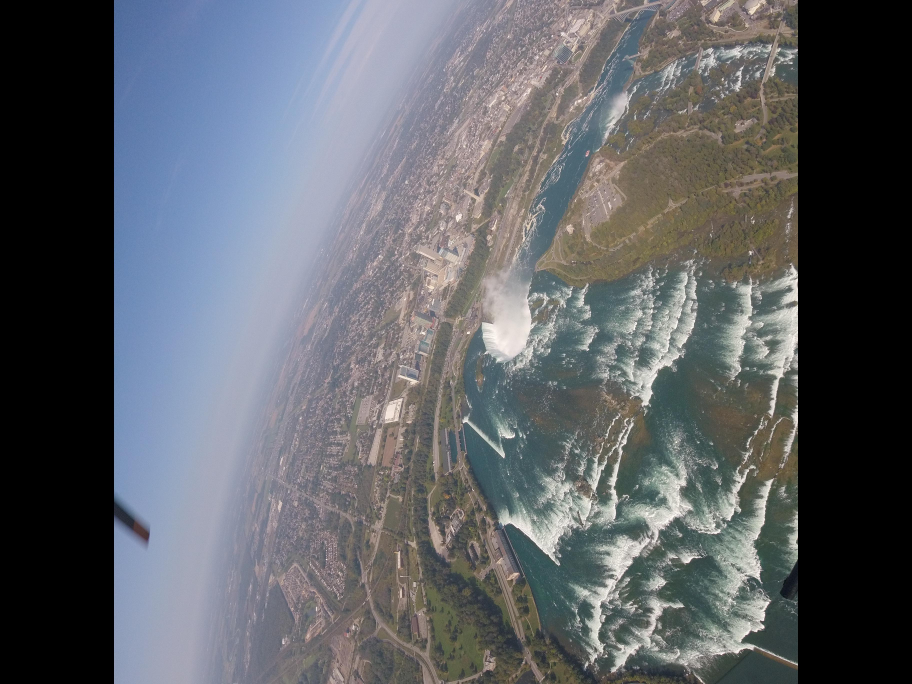
#> input picture Testing_images_done/invert_GOPR0341.JPG, 3648 x 2736 px, given as the content of the folder ython_coursera/6 Automating real world tasks/Testing_images/, which was not available (shown at 1/4 size)
$ python module_1_project_resize.py
#> lines starting #> are read from the running program, lines starting #| are printed output that depends on the picture
#!/usr/bin/python3
from PIL import Image
import os


inpath = 'c:\\Users\\Miro\\My Drive\\Python_coursera\\6 Automating real world tasks\\Testing_images\\'

outpath = 'c:\\Users\\Miro\\My Drive\\Python_coursera\\6 Automating real world tasks\\Testing_images_done\\'


# Check whether the outpath exists or no
isExist = os.path.exists(outpath)

if not isExist:

  # Create a new directory because it does not exist
  os.makedirs(outpath)
  print("The new directory is created!")


for images in os.listdir(inpath):
    # imagePath contains name of the image
    inputpath = os.path.join(inpath, images)

    # inputPath contains the full directory name
    img = Image.open(inputpath)
#> img is the input picture: PIL image 3648x2736 RGB; mean R, G, B 94.4, 97.5, 102.7

    fullOutPath = os.path.join(outpath, 'invert_' + images + '.png')
    # fullOutPath contains the path of the output
    # image that needs to be generated
    img.rotate(90).resize((640,480)).save(fullOutPath)
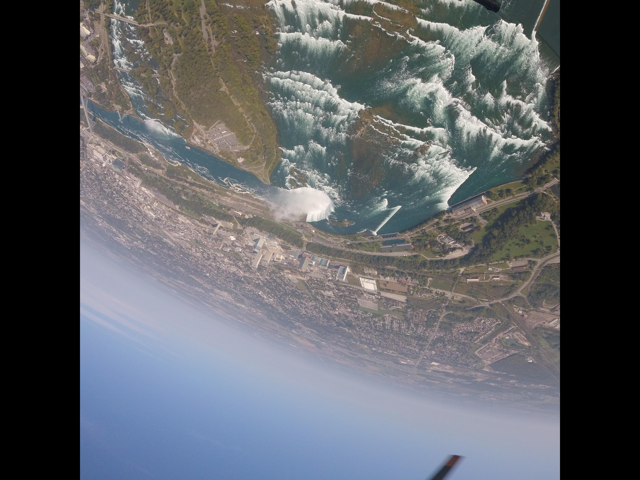
#> saved as invert_invert_GOPR0341.JPG.png: PIL image 640x480 RGB; mean R, G, B 94.4, 97.5, 102.7

$ run again, on Testing_images_done/invert_GOPR0354.JPG
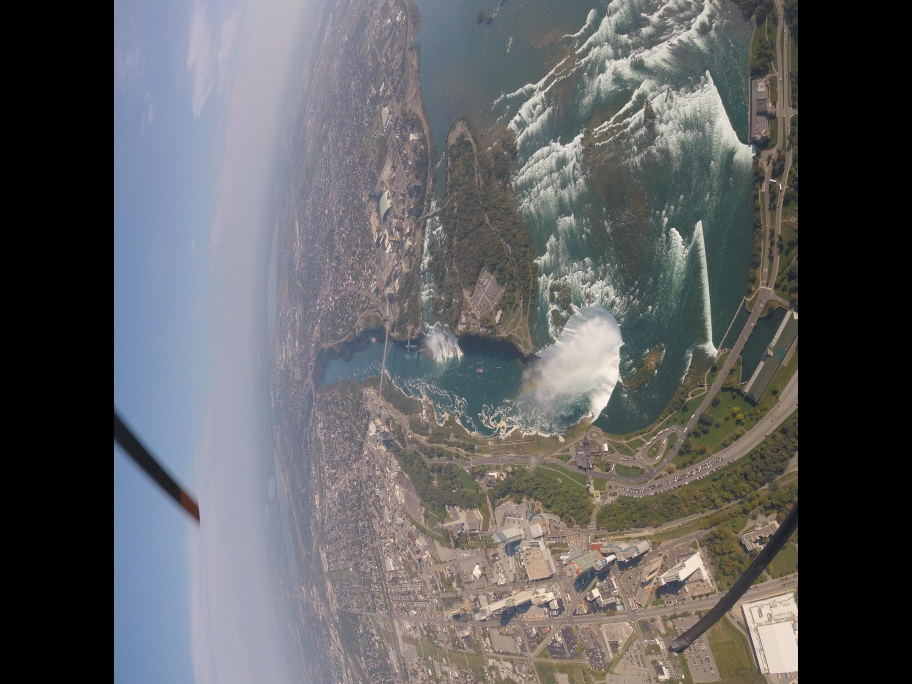
#> input picture Testing_images_done/invert_GOPR0354.JPG, 3648 x 2736 px, given as the content of the folder ython_coursera/6 Automating real world tasks/Testing_images/, which was not available (shown at 1/4 size)
#> img is the input picture: PIL image 3648x2736 RGB; mean R, G, B 94.3, 94.8, 96.8
#> `img.rotate(90).resize((640,480)).save(fullOutPath)`:
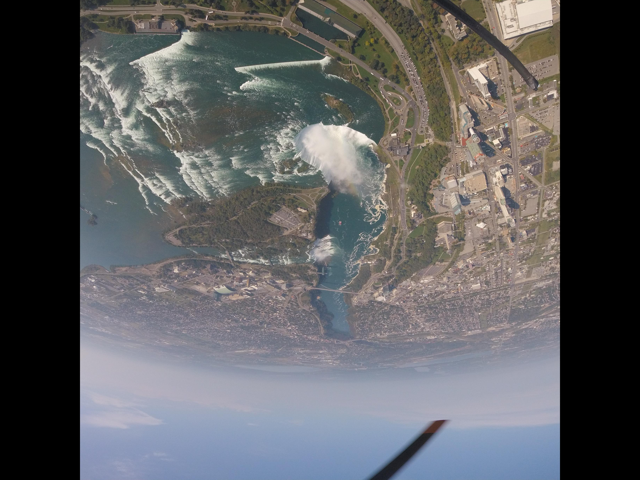
#> saved as invert_invert_GOPR0354.JPG.png: PIL image 640x480 RGB; mean R, G, B 94.3, 94.8, 96.8

$ run again, on Testing_images_done/invert_GOPR0356.JPG
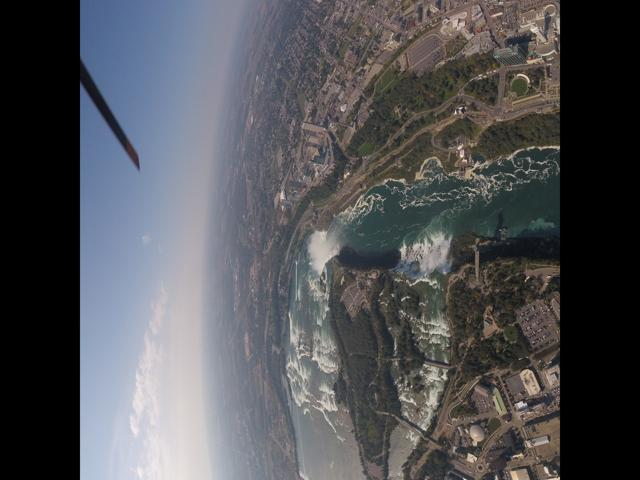
#> input picture Testing_images_done/invert_GOPR0356.JPG, 640 x 480 px, given as the content of the folder ython_coursera/6 Automating real world tasks/Testing_images/, which was not available
#> img is the input picture: PIL image 640x480 RGB; mean R, G, B 81.4, 82.3, 86.2
#> `img.rotate(90).resize((640,480)).save(fullOutPath)`:
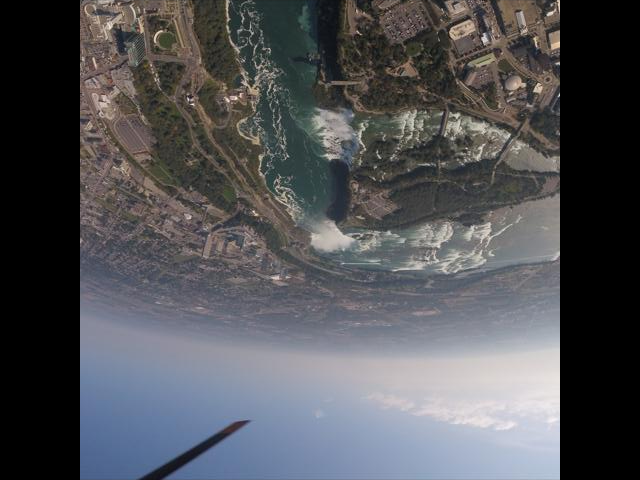
#> saved as invert_invert_GOPR0356.JPG.png: PIL image 640x480 RGB; mean R, G, B 81.4, 82.3, 86.2
